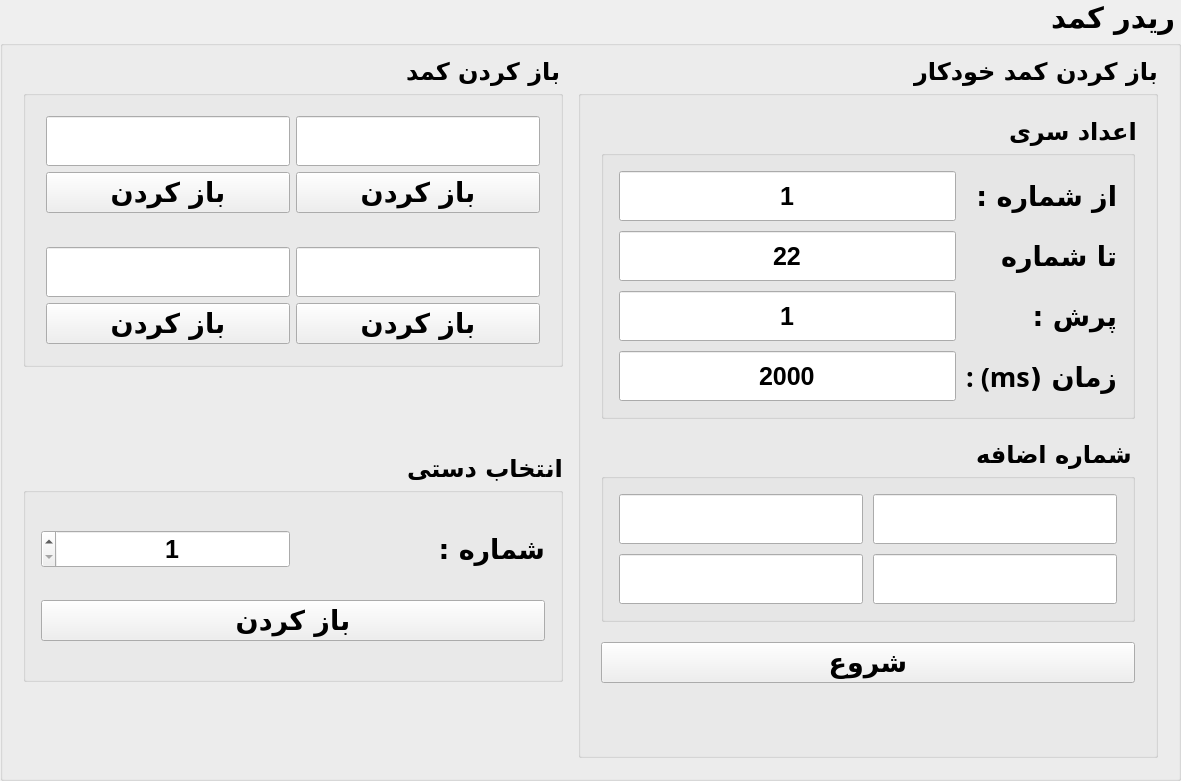
       <widget class="QGroupBox" name="groupBox_11">
        <property name="minimumSize">
         <size>
          <width>621</width>
          <height>701</height>
         </size>
        </property>
        <property name="font">
         <font>
          <family>B Nazanin</family>
          <pointsize>22</pointsize>
          <bold>true</bold>
         </font>
        </property>
        <property name="layoutDirection">
         <enum>Qt::RightToLeft</enum>
        </property>
        <property name="title">
         <string>ریدر کمد</string>
        </property>
        <layout class="QGridLayout" name="gridLayout_9" rowstretch="4,1,3,1">
         <property name="leftMargin">
          <number>20</number>
         </property>
         <property name="topMargin">
          <number>10</number>
         </property>
         <property name="rightMargin">
          <number>20</number>
         </property>
         <property name="bottomMargin">
          <number>20</number>
         </property>
         <property name="horizontalSpacing">
          <number>15</number>
         </property>
         <property name="verticalSpacing">
          <number>10</number>
         </property>
         <item row="2" column="1">
          <widget class="QGroupBox" name="groupBox_10">
           <property name="minimumSize">
            <size>
             <width>191</width>
             <height>151</height>
            </size>
           </property>
           <property name="font">
            <font>
             <family>B Nazanin</family>
             <pointsize>18</pointsize>
             <bold>true</bold>
            </font>
           </property>
           <property name="layoutDirection">
            <enum>Qt::RightToLeft</enum>
           </property>
           <property name="title">
            <string>انتخاب دستی</string>
           </property>
           <layout class="QGridLayout" name="gridLayout_8">
            <property name="leftMargin">
             <number>15</number>
            </property>
            <property name="topMargin">
             <number>15</number>
            </property>
            <property name="rightMargin">
             <number>15</number>
            </property>
            <property name="bottomMargin">
             <number>15</number>
            </property>
            <property name="horizontalSpacing">
             <number>5</number>
            </property>
            <property name="verticalSpacing">
             <number>10</number>
            </property>
            <item row="0" column="0">
             <widget class="QLabel" name="label_10">
              <property name="font">
               <font>
                <family>B Nazanin</family>
                <pointsize>20</pointsize>
                <bold>true</bold>
               </font>
              </property>
              <property name="text">
               <string>شماره : </string>
              </property>
             </widget>
            </item>
            <item row="0" column="1">
             <widget class="QSpinBox" name="spinBox">
              <property name="font">
               <font>
                <family>Segoe UI</family>
                <pointsize>19</pointsize>
                <bold>true</bold>
               </font>
              </property>
              <property name="wrapping">
               <bool>false</bool>
              </property>
              <property name="alignment">
               <set>Qt::AlignCenter</set>
              </property>
              <property name="minimum">
               <number>1</number>
              </property>
              <property name="maximum">
               <number>255</number>
              </property>
             </widget>
            </item>
            <item row="1" column="0" colspan="2">
             <widget class="QPushButton" name="pb_manualLock">
              <property name="font">
               <font>
                <family>B Nazanin</family>
                <pointsize>20</pointsize>
                <bold>true</bold>
               </font>
              </property>
              <property name="text">
               <string>باز کردن</string>
              </property>
             </widget>
            </item>
           </layout>
          </widget>
         </item>
         <item row="1" column="1">
          <spacer name="verticalSpacer_3">
           <property name="orientation">
            <enum>Qt::Vertical</enum>
           </property>
           <property name="sizeHint" stdset="0">
            <size>
             <width>20</width>
             <height>61</height>
            </size>
           </property>
          </spacer>
         </item>
         <item row="0" column="1">
          <widget class="QGroupBox" name="groupBox_3">
           <property name="minimumSize">
            <size>
             <width>261</width>
             <height>311</height>
            </size>
           </property>
           <property name="font">
            <font>
             <family>B Nazanin</family>
             <pointsize>18</pointsize>
             <bold>true</bold>
            </font>
           </property>
           <property name="layoutDirection">
            <enum>Qt::RightToLeft</enum>
           </property>
           <property name="title">
            <string>باز کردن کمد</string>
           </property>
           <layout class="QGridLayout" name="gridLayout_2">
            <property name="leftMargin">
             <number>20</number>
            </property>
            <property name="topMargin">
             <number>20</number>
            </property>
            <property name="rightMargin">
             <number>20</number>
            </property>
            <property name="bottomMargin">
             <number>20</number>
            </property>
            <item row="1" column="1">
             <widget class="QPushButton" name="pb_lock2">
              <property name="font">
               <font>
                <family>B Nazanin</family>
                <pointsize>20</pointsize>
                <bold>true</bold>
               </font>
              </property>
              <property name="text">
               <string>باز کردن</string>
              </property>
             </widget>
            </item>
            <item row="4" column="1">
             <widget class="QPushButton" name="pb_lock4">
              <property name="font">
               <font>
                <family>B Nazanin</family>
                <pointsize>20</pointsize>
                <bold>true</bold>
               </font>
              </property>
              <property name="text">
               <string>باز کردن</string>
              </property>
             </widget>
            </item>
            <item row="0" column="0">
             <widget class="QLineEdit" name="le_lock1">
              <property name="minimumSize">
               <size>
                <width>0</width>
                <height>50</height>
               </size>
              </property>
              <property name="font">
               <font>
                <family>Segoe UI</family>
                <pointsize>19</pointsize>
                <bold>true</bold>
               </font>
              </property>
              <property name="maxLength">
               <number>3</number>
              </property>
              <property name="alignment">
               <set>Qt::AlignCenter</set>
              </property>
             </widget>
            </item>
            <item row="0" column="1">
             <widget class="QLineEdit" name="le_lock2">
              <property name="minimumSize">
               <size>
                <width>0</width>
                <height>50</height>
               </size>
              </property>
              <property name="font">
               <font>
                <family>Segoe UI</family>
                <pointsize>19</pointsize>
                <bold>true</bold>
               </font>
              </property>
              <property name="maxLength">
               <number>3</number>
              </property>
              <property name="alignment">
               <set>Qt::AlignCenter</set>
              </property>
             </widget>
            </item>
            <item row="3" column="1">
             <widget class="QLineEdit" name="le_lock4">
              <property name="minimumSize">
               <size>
                <width>0</width>
                <height>50</height>
               </size>
              </property>
              <property name="font">
               <font>
                <family>Segoe UI</family>
                <pointsize>19</pointsize>
                <bold>true</bold>
               </font>
              </property>
              <property name="maxLength">
               <number>3</number>
              </property>
              <property name="alignment">
               <set>Qt::AlignCenter</set>
              </property>
             </widget>
            </item>
            <item row="1" column="0">
             <widget class="QPushButton" name="pb_lock1">
              <property name="font">
               <font>
                <family>B Nazanin</family>
                <pointsize>20</pointsize>
                <bold>true</bold>
               </font>
              </property>
              <property name="text">
               <string>باز کردن</string>
              </property>
             </widget>
            </item>
            <item row="3" column="0">
             <widget class="QLineEdit" name="le_lock3">
              <property name="minimumSize">
               <size>
                <width>0</width>
                <height>50</height>
               </size>
              </property>
              <property name="font">
               <font>
                <family>Segoe UI</family>
                <pointsize>19</pointsize>
                <bold>true</bold>
               </font>
              </property>
              <property name="maxLength">
               <number>3</number>
              </property>
              <property name="alignment">
               <set>Qt::AlignCenter</set>
              </property>
             </widget>
            </item>
            <item row="4" column="0">
             <widget class="QPushButton" name="pb_lock3">
              <property name="font">
               <font>
                <family>B Nazanin</family>
                <pointsize>20</pointsize>
                <bold>true</bold>
               </font>
              </property>
              <property name="text">
               <string>باز کردن</string>
              </property>
             </widget>
            </item>
            <item row="2" column="0">
             <spacer name="verticalSpacer">
              <property name="orientation">
               <enum>Qt::Vertical</enum>
              </property>
              <property name="sizeHint" stdset="0">
               <size>
                <width>20</width>
                <height>40</height>
               </size>
              </property>
             </spacer>
            </item>
           </layout>
          </widget>
         </item>
         <item row="3" column="1">
          <spacer name="verticalSpacer_4">
           <property name="orientation">
            <enum>Qt::Vertical</enum>
           </property>
           <property name="sizeHint" stdset="0">
            <size>
             <width>20</width>
             <height>40</height>
            </size>
           </property>
          </spacer>
         </item>
         <item row="0" column="0" rowspan="4">
          <widget class="QGroupBox" name="groupBox_6">
           <property name="minimumSize">
            <size>
             <width>301</width>
             <height>631</height>
            </size>
           </property>
           <property name="font">
            <font>
             <family>B Nazanin</family>
             <pointsize>18</pointsize>
             <bold>true</bold>
            </font>
           </property>
           <property name="layoutDirection">
            <enum>Qt::RightToLeft</enum>
           </property>
           <property name="title">
            <string>باز کردن کمد خودکار</string>
           </property>
           <layout class="QVBoxLayout" name="verticalLayout" stretch="5,5,1,4">
            <property name="spacing">
             <number>20</number>
            </property>
            <property name="leftMargin">
             <number>20</number>
            </property>
            <property name="topMargin">
             <number>20</number>
            </property>
            <property name="rightMargin">
             <number>20</number>
            </property>
            <property name="bottomMargin">
             <number>20</number>
            </property>
            <item>
             <widget class="QGroupBox" name="groupBox_4">
              <property name="minimumSize">
               <size>
                <width>0</width>
                <height>0</height>
               </size>
              </property>
              <property name="font">
               <font>
                <family>B Nazanin</family>
                <pointsize>18</pointsize>
                <bold>true</bold>
               </font>
              </property>
              <property name="layoutDirection">
               <enum>Qt::RightToLeft</enum>
              </property>
              <property name="title">
               <string>اعداد سری</string>
              </property>
              <layout class="QGridLayout" name="gridLayout_6">
               <property name="leftMargin">
                <number>15</number>
               </property>
               <property name="topMargin">
                <number>15</number>
               </property>
               <property name="rightMargin">
                <number>15</number>
               </property>
               <property name="bottomMargin">
                <number>15</number>
               </property>
               <property name="spacing">
                <number>10</number>
               </property>
               <item row="1" column="0">
                <widget class="QLabel" name="label_6">
                 <property name="font">
                  <font>
                   <family>B Nazanin</family>
                   <pointsize>20</pointsize>
                   <bold>true</bold>
                  </font>
                 </property>
                 <property name="text">
                  <string>تا شماره</string>
                 </property>
                </widget>
               </item>
               <item row="3" column="0">
                <widget class="QLabel" name="label_8">
                 <property name="font">
                  <font>
                   <family>B Nazanin</family>
                   <pointsize>20</pointsize>
                   <bold>true</bold>
                  </font>
                 </property>
                 <property name="text">
                  <string>زمان (ms) :</string>
                 </property>
                </widget>
               </item>
               <item row="0" column="1">
                <widget class="QLineEdit" name="le_of">
                 <property name="minimumSize">
                  <size>
                   <width>0</width>
                   <height>50</height>
                  </size>
                 </property>
                 <property name="font">
                  <font>
                   <family>Segoe UI</family>
                   <pointsize>19</pointsize>
                   <bold>true</bold>
                  </font>
                 </property>
                 <property name="inputMask">
                  <string notr="true"/>
                 </property>
                 <property name="text">
                  <string>1</string>
                 </property>
                 <property name="maxLength">
                  <number>3</number>
                 </property>
                 <property name="cursorPosition">
                  <number>1</number>
                 </property>
                 <property name="alignment">
                  <set>Qt::AlignCenter</set>
                 </property>
                </widget>
               </item>
               <item row="2" column="1">
                <widget class="QLineEdit" name="le_jump">
                 <property name="minimumSize">
                  <size>
                   <width>0</width>
                   <height>50</height>
                  </size>
                 </property>
                 <property name="font">
                  <font>
                   <family>Segoe UI</family>
                   <pointsize>19</pointsize>
                   <bold>true</bold>
                  </font>
                 </property>
                 <property name="text">
                  <string>1</string>
                 </property>
                 <property name="maxLength">
                  <number>3</number>
                 </property>
                 <property name="alignment">
                  <set>Qt::AlignCenter</set>
                 </property>
                </widget>
               </item>
               <item row="2" column="0">
                <widget class="QLabel" name="label_7">
                 <property name="font">
                  <font>
                   <family>B Nazanin</family>
                   <pointsize>20</pointsize>
                   <bold>true</bold>
                  </font>
                 </property>
                 <property name="text">
                  <string>پرش :</string>
                 </property>
                </widget>
               </item>
               <item row="0" column="0">
                <widget class="QLabel" name="label_5">
                 <property name="font">
                  <font>
                   <family>B Nazanin</family>
                   <pointsize>20</pointsize>
                   <bold>true</bold>
                  </font>
                 </property>
                 <property name="text">
                  <string>از شماره :</string>
                 </property>
                </widget>
               </item>
               <item row="1" column="1">
                <widget class="QLineEdit" name="le_to">
                 <property name="minimumSize">
                  <size>
                   <width>0</width>
                   <height>50</height>
                  </size>
                 </property>
                 <property name="font">
                  <font>
                   <family>Segoe UI</family>
                   <pointsize>19</pointsize>
                   <bold>true</bold>
                  </font>
                 </property>
                 <property name="text">
                  <string>22</string>
                 </property>
                 <property name="maxLength">
                  <number>3</number>
                 </property>
                 <property name="alignment">
                  <set>Qt::AlignCenter</set>
                 </property>
                </widget>
               </item>
               <item row="3" column="1">
                <widget class="QLineEdit" name="le_time">
                 <property name="minimumSize">
                  <size>
                   <width>0</width>
                   <height>50</height>
                  </size>
                 </property>
                 <property name="font">
                  <font>
                   <family>Segoe UI</family>
                   <pointsize>19</pointsize>
                   <bold>true</bold>
                  </font>
                 </property>
                 <property name="text">
                  <string>2000</string>
                 </property>
                 <property name="alignment">
                  <set>Qt::AlignCenter</set>
                 </property>
                </widget>
               </item>
              </layout>
             </widget>
            </item>
            <item>
             <widget class="QGroupBox" name="groupBox_5">
              <property name="minimumSize">
               <size>
                <width>0</width>
                <height>0</height>
               </size>
              </property>
              <property name="font">
               <font>
                <family>B Nazanin</family>
                <pointsize>18</pointsize>
                <bold>true</bold>
               </font>
              </property>
              <property name="layoutDirection">
               <enum>Qt::RightToLeft</enum>
              </property>
              <property name="title">
               <string>شماره اضافه</string>
              </property>
              <layout class="QGridLayout" name="gridLayout_7">
               <property name="leftMargin">
                <number>15</number>
               </property>
               <property name="topMargin">
                <number>15</number>
               </property>
               <property name="rightMargin">
                <number>15</number>
               </property>
               <property name="bottomMargin">
                <number>15</number>
               </property>
               <property name="spacing">
                <number>10</number>
               </property>
               <item row="0" column="0">
                <widget class="QLineEdit" name="le_plus1">
                 <property name="minimumSize">
                  <size>
                   <width>0</width>
                   <height>50</height>
                  </size>
                 </property>
                 <property name="font">
                  <font>
                   <family>Segoe UI</family>
                   <pointsize>19</pointsize>
                   <bold>true</bold>
                  </font>
                 </property>
                 <property name="maxLength">
                  <number>3</number>
                 </property>
                 <property name="alignment">
                  <set>Qt::AlignCenter</set>
                 </property>
                </widget>
               </item>
               <item row="0" column="1">
                <widget class="QLineEdit" name="le_plus2">
                 <property name="minimumSize">
                  <size>
                   <width>0</width>
                   <height>50</height>
                  </size>
                 </property>
                 <property name="font">
                  <font>
                   <family>Segoe UI</family>
                   <pointsize>19</pointsize>
                   <bold>true</bold>
                  </font>
                 </property>
                 <property name="maxLength">
                  <number>3</number>
                 </property>
                 <property name="alignment">
                  <set>Qt::AlignCenter</set>
                 </property>
                </widget>
               </item>
               <item row="1" column="1">
                <widget class="QLineEdit" name="le_plus4">
                 <property name="minimumSize">
                  <size>
                   <width>0</width>
                   <height>50</height>
                  </size>
                 </property>
                 <property name="font">
                  <font>
                   <family>Segoe UI</family>
                   <pointsize>19</pointsize>
                   <bold>true</bold>
                  </font>
                 </property>
                 <property name="maxLength">
                  <number>3</number>
                 </property>
                 <property name="alignment">
                  <set>Qt::AlignCenter</set>
                 </property>
                </widget>
               </item>
               <item row="1" column="0">
                <widget class="QLineEdit" name="le_plus3">
                 <property name="minimumSize">
                  <size>
                   <width>0</width>
                   <height>50</height>
                  </size>
                 </property>
                 <property name="font">
                  <font>
                   <family>Segoe UI</family>
                   <pointsize>19</pointsize>
                   <bold>true</bold>
                  </font>
                 </property>
                 <property name="maxLength">
                  <number>3</number>
                 </property>
                 <property name="alignment">
                  <set>Qt::AlignCenter</set>
                 </property>
                </widget>
               </item>
              </layout>
             </widget>
            </item>
            <item>
             <widget class="QPushButton" name="pb_start">
              <property name="font">
               <font>
                <family>B Nazanin</family>
                <pointsize>20</pointsize>
                <bold>true</bold>
               </font>
              </property>
              <property name="text">
               <string>شروع</string>
              </property>
             </widget>
            </item>
            <item>
             <spacer name="verticalSpacer_5">
              <property name="orientation">
               <enum>Qt::Vertical</enum>
              </property>
              <property name="sizeHint" stdset="0">
               <size>
                <width>20</width>
                <height>40</height>
               </size>
              </property>
             </spacer>
            </item>
           </layout>
          </widget>
         </item>
        </layout>
       </widget>
